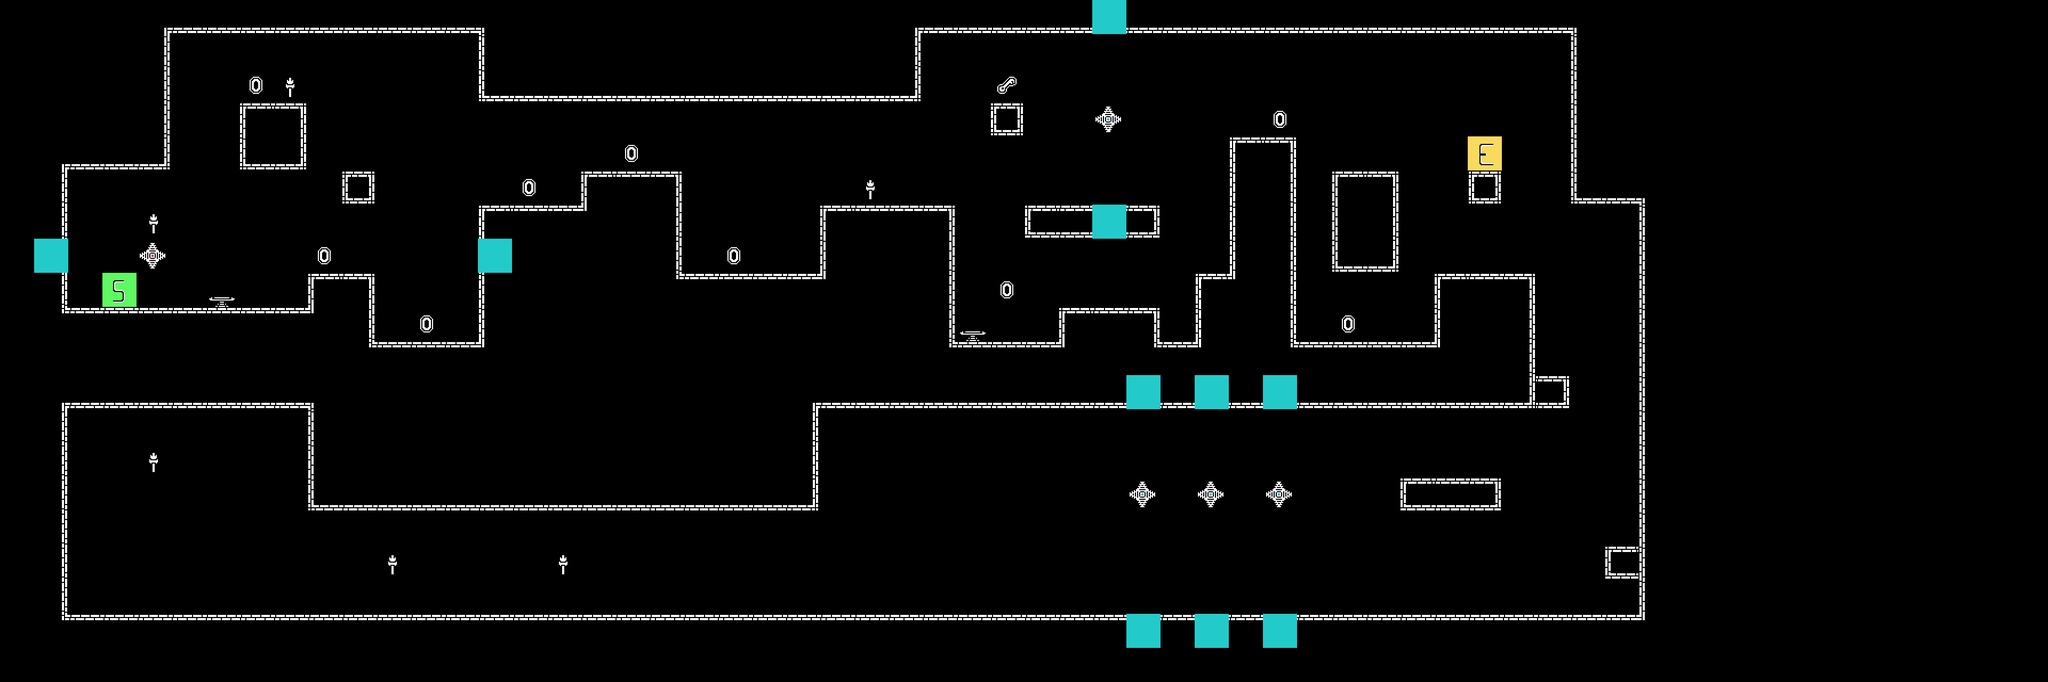

Rendered tile map (Tiled .tmx) drawn with the repository's tilesets; below, a short description and the map source with its tile grids summarised:
An orthogonal 60x20 tile map with 64x64 px tiles, 8 tile layers (terrain, jump_pads, constraints, torches, ...), 7 tilesets.

<map version="1.5" tiledversion="1.7.2" orientation="orthogonal" renderorder="right-down" width="60" height="20" tilewidth="64" tileheight="64" infinite="0" nextlayerid="9" nextobjectid="1">
 <editorsettings>
  <export target="../0/level_0.csv" format="csv" />
 </editorsettings>
 <tileset firstgid="1" source="../tilesets/terrain_tiles.tsx" />
 <tileset firstgid="22" source="../tilesets/coin_tile.tsx" />
 <tileset firstgid="23" source="../tilesets/player_tiles.tsx" />
 <tileset firstgid="25" source="../tilesets/spike_setup.tsx" />
 <tileset firstgid="28" source="../tilesets/key_setup.tsx" />
 <tileset firstgid="29" source="../tilesets/torche_setup.tsx" />
 <tileset firstgid="30" source="../tilesets/pad_setup.tsx" />
 <layer id="1" name="terrain" width="60" height="20">
  <data>[1200 cells, 704 non-empty, 17 distinct tile ids]</data>
 </layer>
 <layer id="8" name="jump_pads" width="60" height="20">
  <data>[1200 cells, 2 non-empty, 1 distinct tile ids]</data>
 </layer>
 <layer id="5" name="constraints" width="60" height="20">
  <data>[1200 cells, 10 non-empty, 1 distinct tile ids]</data>
 </layer>
 <layer id="7" name="torches" width="60" height="20">
  <data>[1200 cells, 7 non-empty, 1 distinct tile ids]</data>
 </layer>
 <layer id="4" name="spikes" width="60" height="20">
  <data>[1200 cells, 5 non-empty, 2 distinct tile ids]</data>
 </layer>
 <layer id="6" name="keys" width="60" height="20">
  <data>[1200 cells, 1 non-empty, 1 distinct tile ids]</data>
 </layer>
 <layer id="2" name="coins" width="60" height="20">
  <data>[1200 cells, 9 non-empty, 1 distinct tile ids]</data>
 </layer>
 <layer id="3" name="player" width="60" height="20">
  <data>[1200 cells, 2 non-empty, 2 distinct tile ids]</data>
 </layer>
</map>
